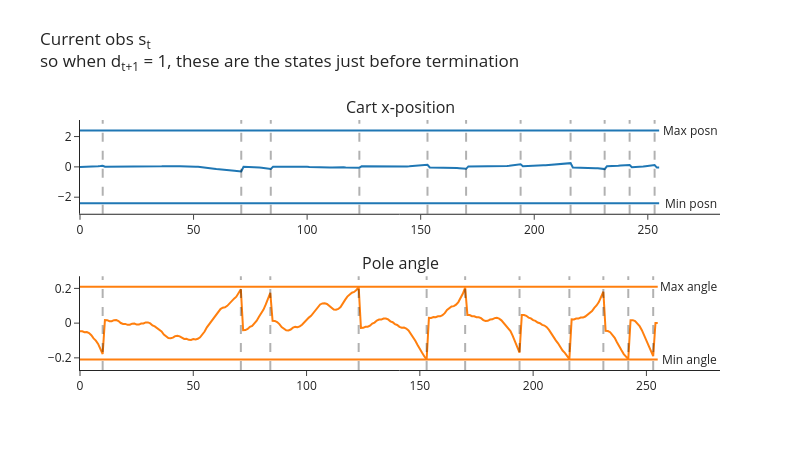
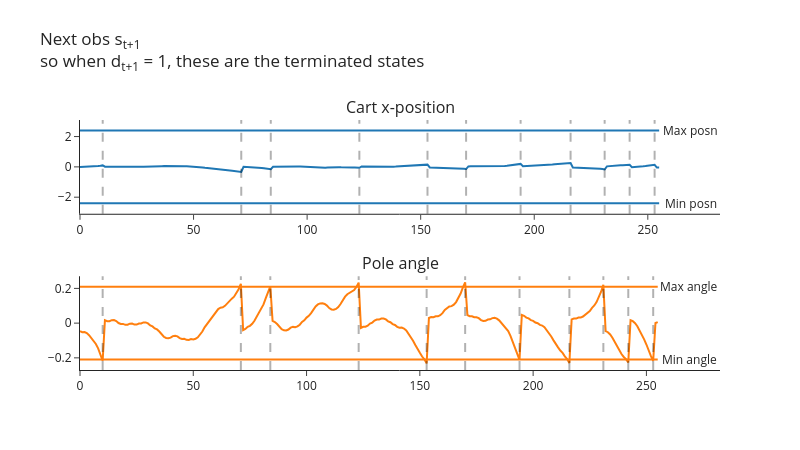
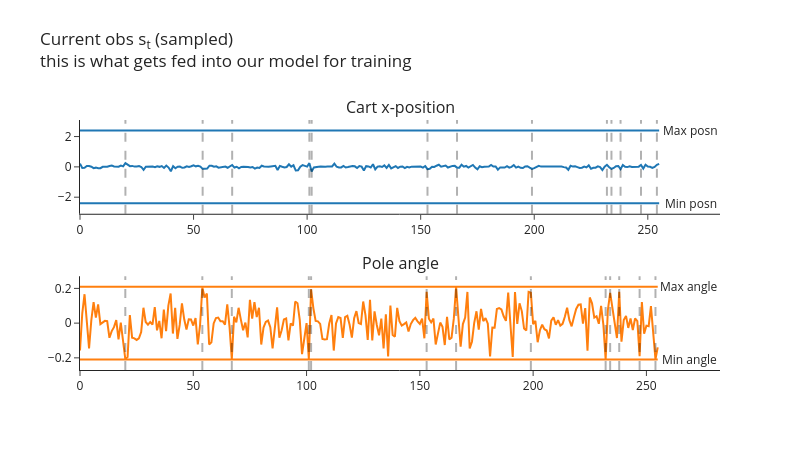

Here is the notebook cell these charts were saved with, in order:
### Markdown cell above
Next, you can run the following code to visualize your cart's position and angle, and see how these look in both the buffer and the buffer's random samples. Do the samples look correctly shuffled? Also, based on the [CartPole source code](https://github.com/Farama-Foundation/Gymnasium/blob/main/gymnasium/envs/classic_control/cartpole.py), do the angles & positions at which the cart terminates make sense? (Note, the min/max values in the table are different to the termination ranges, the latter can be found *below* the table in the docstring.)

Note that the code below uses our batched `CartPole` with `num_envs=1`, so every tensor it returns has a leading dummy batch dimension of size 1 (one row per environment).

<!-- Lastly, note how there's actually a slight epsiode mismatch between $s_t$ and $s_{t+1}$ in the plots below. The vertical lines show the values of $t$ where $d_{t+1} = 1$, so we can see that at these points $s_t$ and $s_{t+1}$ both refer to the terminated episode (they're the pre-final and final observations respectively), but immediately after these points $s_t$ refers to the terminal observation while $s_{t+1}$ refers to the first observation of the new episode. This isn't really a problem though, because we don't care what action our agent learns to take when $s_t$ is a terminal state (i.e. out of bounds). If we were being careful then we'd want to filter these terms out of our buffer, but for our purposes this week it doesn't really matter if we keep them in. -->

Lastly, note how when we terminate environments we do something slightly different. If `envs.step` results in some environments terminating, it'll actually return `next_obs` as the reset observation for the next episode. In this case, we want to use this as our starting observation for the next step, but we need to make sure we record the correct terminal observation in our buffer - we do this by extracting it from the `infos` dict, which is where it gets stored. You can see this in the plots below: the vertical lines are the values $t$ where $d_{t+1}=1$ i.e. $s_{t+1}$ is terminal, and we can see that $s_t$ is the final observation of the terminated episode while $s_{t+1}$ is the first observation of the new episode immediately after.

### Code cell
buffer = ReplayBuffer(num_envs=1, obs_shape=(4,), action_shape=(), buffer_size=256, seed=0, device=device)
envs = CartPole(num_envs=1, seed=0, device=device)
obs, infos = envs.reset()

for i in range(256):
    # Choose random actions (one per environment), and take a step in the environment
    actions = t.randint(0, envs.single_action_space.n, (envs.num_envs,), device=device)
    next_obs, rewards, terminated, truncated, infos = envs.step(actions)

    # Get `true_next_obs` by finding all environments where we terminated & replacing `next_obs`
    # with the actual terminal states (the env has already auto-reset those environments, and stored
    # the observation they ended on in `infos["final_observation"]`)
    done = terminated | truncated
    true_next_obs = next_obs.clone()
    true_next_obs[done] = infos["final_observation"][done]

    # Add experience to buffer
    buffer.add(obs, actions, rewards, terminated, true_next_obs)
    obs = next_obs

sample = buffer.sample(256)

plot_cartpole_obs_and_dones(
    buffer.obs.cpu(),
    buffer.terminated.cpu(),
    title="Current obs s<sub>t</sub><br>so when d<sub>t+1</sub> = 1, these are the states just before termination",
)

plot_cartpole_obs_and_dones(
    buffer.next_obs.cpu(),
    buffer.terminated.cpu(),
    title="Next obs s<sub>t+1</sub><br>so when d<sub>t+1</sub> = 1, these are the terminated states",
)

plot_cartpole_obs_and_dones(
    sample.obs.cpu(),
    sample.terminated.cpu(),
    title="Current obs s<sub>t</sub> (sampled)<br>this is what gets fed into our model for training",
)

### Figure 1 — Plotly figure (JSON) as saved in the notebook; plotly's stock layout.template omitted (floating-point values rounded to 4 significant figures; data arrays with more than 128 entries replaced by an {"elided": "..."} marker saying what was removed)
{"data": [{"marker": {"color": "#1F77B4"}, "mode": "lines", "name": "posn", "type": "scatter", "xaxis": "x", "y": {"elided": "256 float values"}, "yaxis": "y"}, {"marker": {"color": "#1F77B4"}, "mode": "lines", "name": "posn_min", "type": "scatter", "xaxis": "x", "y": {"elided": "256 float values"}, "yaxis": "y"}, {"marker": {"color": "#1F77B4"}, "mode": "lines", "name": "posn_max", "type": "scatter", "xaxis": "x", "y": {"elided": "256 float values"}, "yaxis": "y"}, {"marker": {"color": "#FF7F0E"}, "mode": "lines", "name": "angle", "type": "scatter", "xaxis": "x2", "y": {"elided": "256 float values"}, "yaxis": "y2"}, {"marker": {"color": "#FF7F0E"}, "mode": "lines", "name": "angle_min", "type": "scatter", "xaxis": "x2", "y": {"elided": "256 float values"}, "yaxis": "y2"}, {"marker": {"color": "#FF7F0E"}, "mode": "lines", "name": "angle_max", "type": "scatter", "xaxis": "x2", "y": {"elided": "256 float values"}, "yaxis": "y2"}], "layout": {"annotations": [{"font": {"size": 16}, "showarrow": false, "text": "Cart x-position", "x": 0.5, "xanchor": "center", "xref": "paper", "y": 1, "yanchor": "bottom", "yref": "paper"}, {"font": {"size": 16}, "showarrow": false, "text": "Pole angle", "x": 0.5, "xanchor": "center", "xref": "paper", "y": 0.375, "yanchor": "bottom", "yref": "paper"}, {"showarrow": false, "text": "Min posn", "x": 268.8, "xref": "x", "y": -2.4, "yref": "y"}, {"showarrow": false, "text": "Min angle", "x": 268.8, "xref": "x2", "y": -0.2095, "yref": "y2"}, {"showarrow": false, "text": "Max posn", "x": 268.8, "xref": "x", "y": 2.4, "yref": "y"}, {"showarrow": false, "text": "Max angle", "x": 268.8, "xref": "x2", "y": 0.2095, "yref": "y2"}], "height": 450, "hovermode": "x unified", "margin": {"t": 120}, "shapes": [{"line": {"color": "black", "dash": "dash", "width": 2}, "type": "line", "x0": 10, "x1": 10, "xref": "x", "y0": 0, "y1": 1, "yref": "y domain"}, {"line": {"color": "black", "dash": "dash", "width": 2}, "type": "line", "x0": 71, "x1": 71, "xref": "x", "y0": 0, "y1": 1, "yref": "y domain"}, {"line": {"color": "black", "dash": "dash", "width": 2}, "type": "line", "x0": 84, "x1": 84, "xref": "x", "y0": 0, "y1": 1, "yref": "y domain"}, {"line": {"color": "black", "dash": "dash", "width": 2}, "type": "line", "x0": 123, "x1": 123, "xref": "x", "y0": 0, "y1": 1, "yref": "y domain"}, {"line": {"color": "black", "dash": "dash", "width": 2}, "type": "line", "x0": 153, "x1": 153, "xref": "x", "y0": 0, "y1": 1, "yref": "y domain"}, {"line": {"color": "black", "dash": "dash", "width": 2}, "type": "line", "x0": 170, "x1": 170, "xref": "x", "y0": 0, "y1": 1, "yref": "y domain"}, {"line": {"color": "black", "dash": "dash", "width": 2}, "type": "line", "x0": 194, "x1": 194, "xref": "x", "y0": 0, "y1": 1, "yref": "y domain"}, {"line": {"color": "black", "dash": "dash", "width": 2}, "type": "line", "x0": 216, "x1": 216, "xref": "x", "y0": 0, "y1": 1, "yref": "y domain"}, {"line": {"color": "black", "dash": "dash", "width": 2}, "type": "line", "x0": 231, "x1": 231, "xref": "x", "y0": 0, "y1": 1, "yref": "y domain"}, {"line": {"color": "black", "dash": "dash", "width": 2}, "type": "line", "x0": 242, "x1": 242, "xref": "x", "y0": 0, "y1": 1, "yref": "y domain"}, {"line": {"color": "black", "dash": "dash", "width": 2}, "type": "line", "x0": 253, "x1": 253, "xref": "x", "y0": 0, "y1": 1, "yref": "y domain"}, {"line": {"color": "black", "dash": "dash", "width": 2}, "type": "line", "x0": 10, "x1": 10, "xref": "x2", "y0": 0, "y1": 1, "yref": "y2 domain"}, {"line": {"color": "black", "dash": "dash", "width": 2}, "type": "line", "x0": 71, "x1": 71, "xref": "x2", "y0": 0, "y1": 1, "yref": "y2 domain"}, {"line": {"color": "black", "dash": "dash", "width": 2}, "type": "line", "x0": 84, "x1": 84, "xref": "x2", "y0": 0, "y1": 1, "yref": "y2 domain"}, {"line": {"color": "black", "dash": "dash", "width": 2}, "type": "line", "x0": 123, "x1": 123, "xref": "x2", "y0": 0, "y1": 1, "yref": "y2 domain"}, {"line": {"color": "black", "dash": "dash", "width": 2}, "type": "line", "x0": 153, "x1": 153, "xref": "x2", "y0": 0, "y1": 1, "yref": "y2 domain"}, {"line": {"color": "black", "dash": "dash", "width": 2}, "type": "line", "x0": 170, "x1": 170, "xref": "x2", "y0": 0, "y1": 1, "yref": "y2 domain"}, {"line": {"color": "black", "dash": "dash", "width": 2}, "type": "line", "x0": 194, "x1": 194, "xref": "x2", "y0": 0, "y1": 1, "yref": "y2 domain"}, {"line": {"color": "black", "dash": "dash", "width": 2}, "type": "line", "x0": 216, "x1": 216, "xref": "x2", "y0": 0, "y1": 1, "yref": "y2 domain"}, {"line": {"color": "black", "dash": "dash", "width": 2}, "type": "line", "x0": 231, "x1": 231, "xref": "x2", "y0": 0, "y1": 1, "yref": "y2 domain"}, {"line": {"color": "black", "dash": "dash", "width": 2}, "type": "line", "x0": 242, "x1": 242, "xref": "x2", "y0": 0, "y1": 1, "yref": "y2 domain"}, {"line": {"color": "black", "dash": "dash", "width": 2}, "type": "line", "x0": 253, "x1": 253, "xref": "x2", "y0": 0, "y1": 1, "yref": "y2 domain"}], "showlegend": false, "title": {"text": "Current obs s<sub>t</sub><br>so when d<sub>t+1</sub> = 1, these are the states just before termination", "y": 0.9}, "width": 800, "xaxis": {"anchor": "y", "domain": [0, 1]}, "xaxis2": {"anchor": "y2", "domain": [0, 1]}, "yaxis": {"anchor": "x", "domain": [0.625, 1]}, "yaxis2": {"anchor": "x2", "domain": [0, 0.375]}}}

### Figure 2 — Plotly figure (JSON) as saved in the notebook; plotly's stock layout.template omitted (floating-point values rounded to 4 significant figures; data arrays with more than 128 entries replaced by an {"elided": "..."} marker saying what was removed)
{"data": [{"marker": {"color": "#1F77B4"}, "mode": "lines", "name": "posn", "type": "scatter", "xaxis": "x", "y": {"elided": "256 float values"}, "yaxis": "y"}, {"marker": {"color": "#1F77B4"}, "mode": "lines", "name": "posn_min", "type": "scatter", "xaxis": "x", "y": {"elided": "256 float values"}, "yaxis": "y"}, {"marker": {"color": "#1F77B4"}, "mode": "lines", "name": "posn_max", "type": "scatter", "xaxis": "x", "y": {"elided": "256 float values"}, "yaxis": "y"}, {"marker": {"color": "#FF7F0E"}, "mode": "lines", "name": "angle", "type": "scatter", "xaxis": "x2", "y": {"elided": "256 float values"}, "yaxis": "y2"}, {"marker": {"color": "#FF7F0E"}, "mode": "lines", "name": "angle_min", "type": "scatter", "xaxis": "x2", "y": {"elided": "256 float values"}, "yaxis": "y2"}, {"marker": {"color": "#FF7F0E"}, "mode": "lines", "name": "angle_max", "type": "scatter", "xaxis": "x2", "y": {"elided": "256 float values"}, "yaxis": "y2"}], "layout": {"annotations": [{"font": {"size": 16}, "showarrow": false, "text": "Cart x-position", "x": 0.5, "xanchor": "center", "xref": "paper", "y": 1, "yanchor": "bottom", "yref": "paper"}, {"font": {"size": 16}, "showarrow": false, "text": "Pole angle", "x": 0.5, "xanchor": "center", "xref": "paper", "y": 0.375, "yanchor": "bottom", "yref": "paper"}, {"showarrow": false, "text": "Min posn", "x": 268.8, "xref": "x", "y": -2.4, "yref": "y"}, {"showarrow": false, "text": "Min angle", "x": 268.8, "xref": "x2", "y": -0.2095, "yref": "y2"}, {"showarrow": false, "text": "Max posn", "x": 268.8, "xref": "x", "y": 2.4, "yref": "y"}, {"showarrow": false, "text": "Max angle", "x": 268.8, "xref": "x2", "y": 0.2095, "yref": "y2"}], "height": 450, "hovermode": "x unified", "margin": {"t": 120}, "shapes": [{"line": {"color": "black", "dash": "dash", "width": 2}, "type": "line", "x0": 10, "x1": 10, "xref": "x", "y0": 0, "y1": 1, "yref": "y domain"}, {"line": {"color": "black", "dash": "dash", "width": 2}, "type": "line", "x0": 71, "x1": 71, "xref": "x", "y0": 0, "y1": 1, "yref": "y domain"}, {"line": {"color": "black", "dash": "dash", "width": 2}, "type": "line", "x0": 84, "x1": 84, "xref": "x", "y0": 0, "y1": 1, "yref": "y domain"}, {"line": {"color": "black", "dash": "dash", "width": 2}, "type": "line", "x0": 123, "x1": 123, "xref": "x", "y0": 0, "y1": 1, "yref": "y domain"}, {"line": {"color": "black", "dash": "dash", "width": 2}, "type": "line", "x0": 153, "x1": 153, "xref": "x", "y0": 0, "y1": 1, "yref": "y domain"}, {"line": {"color": "black", "dash": "dash", "width": 2}, "type": "line", "x0": 170, "x1": 170, "xref": "x", "y0": 0, "y1": 1, "yref": "y domain"}, {"line": {"color": "black", "dash": "dash", "width": 2}, "type": "line", "x0": 194, "x1": 194, "xref": "x", "y0": 0, "y1": 1, "yref": "y domain"}, {"line": {"color": "black", "dash": "dash", "width": 2}, "type": "line", "x0": 216, "x1": 216, "xref": "x", "y0": 0, "y1": 1, "yref": "y domain"}, {"line": {"color": "black", "dash": "dash", "width": 2}, "type": "line", "x0": 231, "x1": 231, "xref": "x", "y0": 0, "y1": 1, "yref": "y domain"}, {"line": {"color": "black", "dash": "dash", "width": 2}, "type": "line", "x0": 242, "x1": 242, "xref": "x", "y0": 0, "y1": 1, "yref": "y domain"}, {"line": {"color": "black", "dash": "dash", "width": 2}, "type": "line", "x0": 253, "x1": 253, "xref": "x", "y0": 0, "y1": 1, "yref": "y domain"}, {"line": {"color": "black", "dash": "dash", "width": 2}, "type": "line", "x0": 10, "x1": 10, "xref": "x2", "y0": 0, "y1": 1, "yref": "y2 domain"}, {"line": {"color": "black", "dash": "dash", "width": 2}, "type": "line", "x0": 71, "x1": 71, "xref": "x2", "y0": 0, "y1": 1, "yref": "y2 domain"}, {"line": {"color": "black", "dash": "dash", "width": 2}, "type": "line", "x0": 84, "x1": 84, "xref": "x2", "y0": 0, "y1": 1, "yref": "y2 domain"}, {"line": {"color": "black", "dash": "dash", "width": 2}, "type": "line", "x0": 123, "x1": 123, "xref": "x2", "y0": 0, "y1": 1, "yref": "y2 domain"}, {"line": {"color": "black", "dash": "dash", "width": 2}, "type": "line", "x0": 153, "x1": 153, "xref": "x2", "y0": 0, "y1": 1, "yref": "y2 domain"}, {"line": {"color": "black", "dash": "dash", "width": 2}, "type": "line", "x0": 170, "x1": 170, "xref": "x2", "y0": 0, "y1": 1, "yref": "y2 domain"}, {"line": {"color": "black", "dash": "dash", "width": 2}, "type": "line", "x0": 194, "x1": 194, "xref": "x2", "y0": 0, "y1": 1, "yref": "y2 domain"}, {"line": {"color": "black", "dash": "dash", "width": 2}, "type": "line", "x0": 216, "x1": 216, "xref": "x2", "y0": 0, "y1": 1, "yref": "y2 domain"}, {"line": {"color": "black", "dash": "dash", "width": 2}, "type": "line", "x0": 231, "x1": 231, "xref": "x2", "y0": 0, "y1": 1, "yref": "y2 domain"}, {"line": {"color": "black", "dash": "dash", "width": 2}, "type": "line", "x0": 242, "x1": 242, "xref": "x2", "y0": 0, "y1": 1, "yref": "y2 domain"}, {"line": {"color": "black", "dash": "dash", "width": 2}, "type": "line", "x0": 253, "x1": 253, "xref": "x2", "y0": 0, "y1": 1, "yref": "y2 domain"}], "showlegend": false, "title": {"text": "Next obs s<sub>t+1</sub><br>so when d<sub>t+1</sub> = 1, these are the terminated states", "y": 0.9}, "width": 800, "xaxis": {"anchor": "y", "domain": [0, 1]}, "xaxis2": {"anchor": "y2", "domain": [0, 1]}, "yaxis": {"anchor": "x", "domain": [0.625, 1]}, "yaxis2": {"anchor": "x2", "domain": [0, 0.375]}}}

### Figure 3 — Plotly figure (JSON) as saved in the notebook; plotly's stock layout.template omitted (floating-point values rounded to 4 significant figures; data arrays with more than 128 entries replaced by an {"elided": "..."} marker saying what was removed)
{"data": [{"marker": {"color": "#1F77B4"}, "mode": "lines", "name": "posn", "type": "scatter", "xaxis": "x", "y": {"elided": "256 float values"}, "yaxis": "y"}, {"marker": {"color": "#1F77B4"}, "mode": "lines", "name": "posn_min", "type": "scatter", "xaxis": "x", "y": {"elided": "256 float values"}, "yaxis": "y"}, {"marker": {"color": "#1F77B4"}, "mode": "lines", "name": "posn_max", "type": "scatter", "xaxis": "x", "y": {"elided": "256 float values"}, "yaxis": "y"}, {"marker": {"color": "#FF7F0E"}, "mode": "lines", "name": "angle", "type": "scatter", "xaxis": "x2", "y": {"elided": "256 float values"}, "yaxis": "y2"}, {"marker": {"color": "#FF7F0E"}, "mode": "lines", "name": "angle_min", "type": "scatter", "xaxis": "x2", "y": {"elided": "256 float values"}, "yaxis": "y2"}, {"marker": {"color": "#FF7F0E"}, "mode": "lines", "name": "angle_max", "type": "scatter", "xaxis": "x2", "y": {"elided": "256 float values"}, "yaxis": "y2"}], "layout": {"annotations": [{"font": {"size": 16}, "showarrow": false, "text": "Cart x-position", "x": 0.5, "xanchor": "center", "xref": "paper", "y": 1, "yanchor": "bottom", "yref": "paper"}, {"font": {"size": 16}, "showarrow": false, "text": "Pole angle", "x": 0.5, "xanchor": "center", "xref": "paper", "y": 0.375, "yanchor": "bottom", "yref": "paper"}, {"showarrow": false, "text": "Min posn", "x": 268.8, "xref": "x", "y": -2.4, "yref": "y"}, {"showarrow": false, "text": "Min angle", "x": 268.8, "xref": "x2", "y": -0.2095, "yref": "y2"}, {"showarrow": false, "text": "Max posn", "x": 268.8, "xref": "x", "y": 2.4, "yref": "y"}, {"showarrow": false, "text": "Max angle", "x": 268.8, "xref": "x2", "y": 0.2095, "yref": "y2"}], "height": 450, "hovermode": "x unified", "margin": {"t": 120}, "shapes": [{"line": {"color": "black", "dash": "dash", "width": 2}, "type": "line", "x0": 20, "x1": 20, "xref": "x", "y0": 0, "y1": 1, "yref": "y domain"}, {"line": {"color": "black", "dash": "dash", "width": 2}, "type": "line", "x0": 54, "x1": 54, "xref": "x", "y0": 0, "y1": 1, "yref": "y domain"}, {"line": {"color": "black", "dash": "dash", "width": 2}, "type": "line", "x0": 67, "x1": 67, "xref": "x", "y0": 0, "y1": 1, "yref": "y domain"}, {"line": {"color": "black", "dash": "dash", "width": 2}, "type": "line", "x0": 101, "x1": 101, "xref": "x", "y0": 0, "y1": 1, "yref": "y domain"}, {"line": {"color": "black", "dash": "dash", "width": 2}, "type": "line", "x0": 102, "x1": 102, "xref": "x", "y0": 0, "y1": 1, "yref": "y domain"}, {"line": {"color": "black", "dash": "dash", "width": 2}, "type": "line", "x0": 153, "x1": 153, "xref": "x", "y0": 0, "y1": 1, "yref": "y domain"}, {"line": {"color": "black", "dash": "dash", "width": 2}, "type": "line", "x0": 166, "x1": 166, "xref": "x", "y0": 0, "y1": 1, "yref": "y domain"}, {"line": {"color": "black", "dash": "dash", "width": 2}, "type": "line", "x0": 199, "x1": 199, "xref": "x", "y0": 0, "y1": 1, "yref": "y domain"}, {"line": {"color": "black", "dash": "dash", "width": 2}, "type": "line", "x0": 232, "x1": 232, "xref": "x", "y0": 0, "y1": 1, "yref": "y domain"}, {"line": {"color": "black", "dash": "dash", "width": 2}, "type": "line", "x0": 234, "x1": 234, "xref": "x", "y0": 0, "y1": 1, "yref": "y domain"}, {"line": {"color": "black", "dash": "dash", "width": 2}, "type": "line", "x0": 238, "x1": 238, "xref": "x", "y0": 0, "y1": 1, "yref": "y domain"}, {"line": {"color": "black", "dash": "dash", "width": 2}, "type": "line", "x0": 247, "x1": 247, "xref": "x", "y0": 0, "y1": 1, "yref": "y domain"}, {"line": {"color": "black", "dash": "dash", "width": 2}, "type": "line", "x0": 254, "x1": 254, "xref": "x", "y0": 0, "y1": 1, "yref": "y domain"}, {"line": {"color": "black", "dash": "dash", "width": 2}, "type": "line", "x0": 20, "x1": 20, "xref": "x2", "y0": 0, "y1": 1, "yref": "y2 domain"}, {"line": {"color": "black", "dash": "dash", "width": 2}, "type": "line", "x0": 54, "x1": 54, "xref": "x2", "y0": 0, "y1": 1, "yref": "y2 domain"}, {"line": {"color": "black", "dash": "dash", "width": 2}, "type": "line", "x0": 67, "x1": 67, "xref": "x2", "y0": 0, "y1": 1, "yref": "y2 domain"}, {"line": {"color": "black", "dash": "dash", "width": 2}, "type": "line", "x0": 101, "x1": 101, "xref": "x2", "y0": 0, "y1": 1, "yref": "y2 domain"}, {"line": {"color": "black", "dash": "dash", "width": 2}, "type": "line", "x0": 102, "x1": 102, "xref": "x2", "y0": 0, "y1": 1, "yref": "y2 domain"}, {"line": {"color": "black", "dash": "dash", "width": 2}, "type": "line", "x0": 153, "x1": 153, "xref": "x2", "y0": 0, "y1": 1, "yref": "y2 domain"}, {"line": {"color": "black", "dash": "dash", "width": 2}, "type": "line", "x0": 166, "x1": 166, "xref": "x2", "y0": 0, "y1": 1, "yref": "y2 domain"}, {"line": {"color": "black", "dash": "dash", "width": 2}, "type": "line", "x0": 199, "x1": 199, "xref": "x2", "y0": 0, "y1": 1, "yref": "y2 domain"}, {"line": {"color": "black", "dash": "dash", "width": 2}, "type": "line", "x0": 232, "x1": 232, "xref": "x2", "y0": 0, "y1": 1, "yref": "y2 domain"}, {"line": {"color": "black", "dash": "dash", "width": 2}, "type": "line", "x0": 234, "x1": 234, "xref": "x2", "y0": 0, "y1": 1, "yref": "y2 domain"}, {"line": {"color": "black", "dash": "dash", "width": 2}, "type": "line", "x0": 238, "x1": 238, "xref": "x2", "y0": 0, "y1": 1, "yref": "y2 domain"}, {"line": {"color": "black", "dash": "dash", "width": 2}, "type": "line", "x0": 247, "x1": 247, "xref": "x2", "y0": 0, "y1": 1, "yref": "y2 domain"}, {"line": {"color": "black", "dash": "dash", "width": 2}, "type": "line", "x0": 254, "x1": 254, "xref": "x2", "y0": 0, "y1": 1, "yref": "y2 domain"}], "showlegend": false, "title": {"text": "Current obs s<sub>t</sub> (sampled)<br>this is what gets fed into our model for training", "y": 0.9}, "width": 800, "xaxis": {"anchor": "y", "domain": [0, 1]}, "xaxis2": {"anchor": "y2", "domain": [0, 1]}, "yaxis": {"anchor": "x", "domain": [0.625, 1]}, "yaxis2": {"anchor": "x2", "domain": [0, 0.375]}}}
